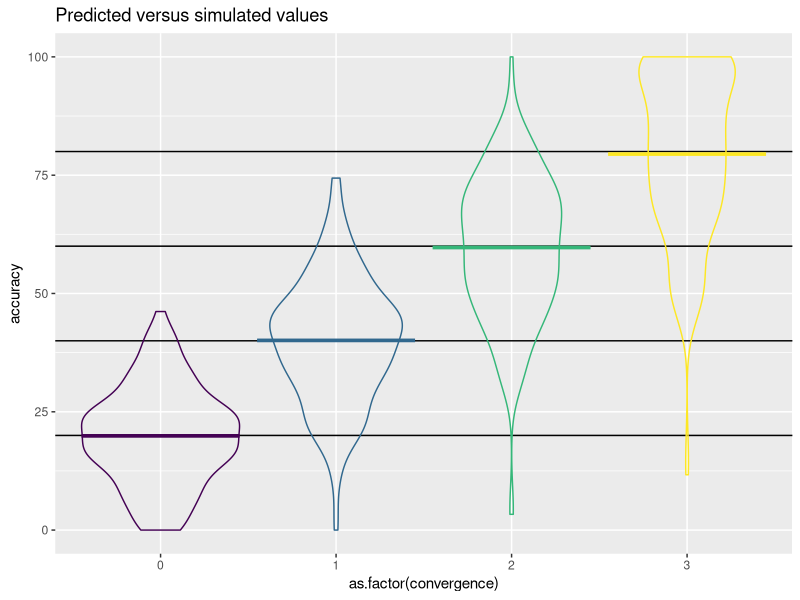
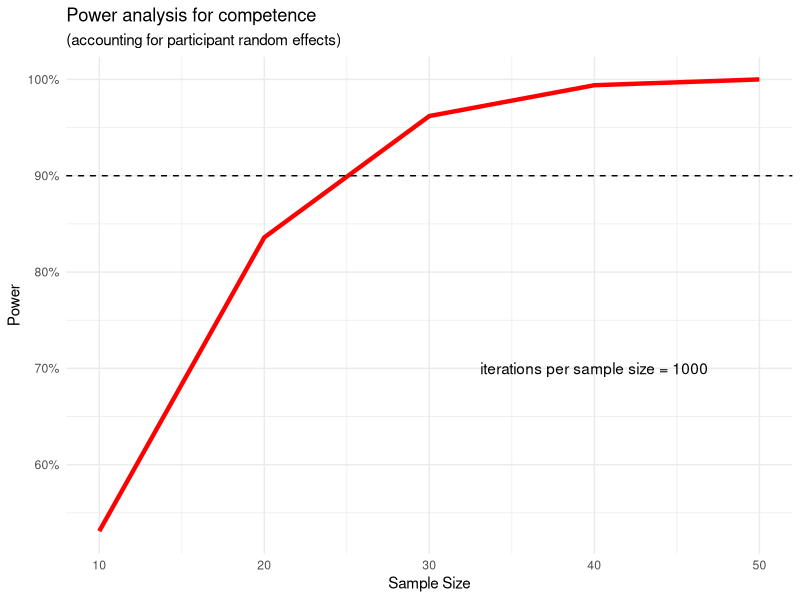
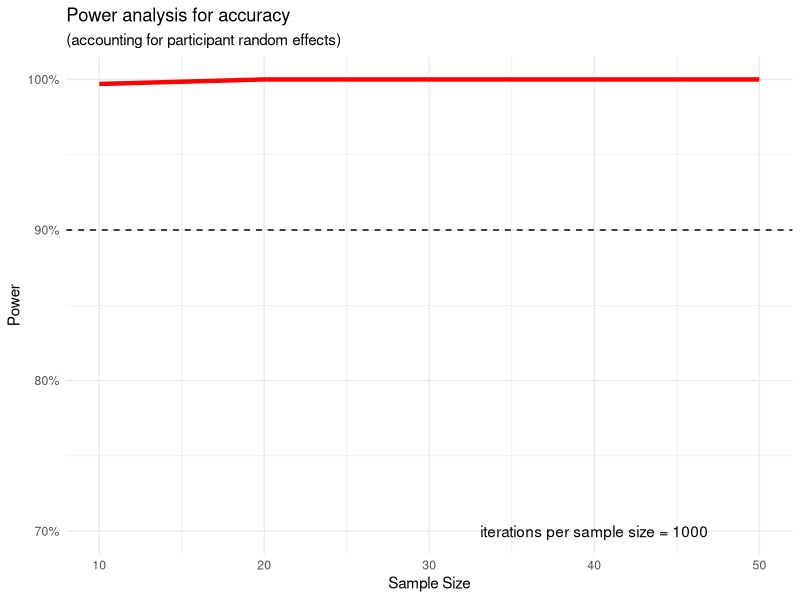

Source code (R) for these figures, in order:
## ---- chunk 1
# load required packages
library("lme4")        # model specification / estimation
library("lmerTest")    # get p-values for mixed models
library("broom.mixed") # extracting data from model fits 
library("tidyverse")   # data wrangling and visualisation

# ensure this script returns the same results on each run
set.seed(912783)
## ---- chunk 2
# parameters for modelling accuracy 
beta_0   <- 20 # intercept
beta_c   <- 20 # effect of convergence
subj_0   <- 10 # by-subject random intercept sd
subj_c   <- 5 # by-subject random slope sd
subj_rho <- .2 # correlation between intercept and slope 
sigma    <- 5 # residual (error) sd (i.e. all varition that the model cannot account for)
## ---- chunk 3
# complete list of parameters (including some that will be introduced later)
parameters <- list(
  # outcome variable
  outcome = "accuracy", # takes names as input, e.g. "accuracy"
  # parameters for size of data frame
  n_subj = 10,              # n participants
  levels_convergence = 0:3,  # levels of convergence
  n_stimuli_per_level = 2, # n stimuli per participant
  # parameters for modelling outcome variable
  beta_0 = 40,   # intercept
  beta_c = 10,   # effect of convergence
  subj_0 = 10,   # by-subject random intercept sd
  subj_c = 5,   # by-subject random slope sd
  subj_rho = 0.5, # correlation between intercept and slope 
  sigma = 10     # residual (error) sd (i.e. all varition that the model cannot account for)
)
## ---- chunk 4
# set stimuli
levels_convergence <- c(0:3) 
n_stimuli_per_level  <-  2 
## ---- chunk 5
# create stimuli per participant data
stimuli <- data.frame(
  convergence = rep(levels_convergence, each = n_stimuli_per_level)
  )
## ---- chunk 6
# set number of subjects and items
n_subj <- 100 # number of subjects we arbitrarily set for this example
## ---- chunk 7
# calculate random intercept / random slope covariance
covar <- subj_rho * subj_0 * subj_c

# put values into variance-covariance matrix
cov_mx  <- matrix(
  c(subj_0^2, covar,
    covar,   subj_c^2),
  nrow = 2, byrow = TRUE)

# generate the by-subject random effects
subject_rfx <- MASS::mvrnorm(n = n_subj,
                             mu = c(SU_0 = 0, SU_c = 0),
                             Sigma = cov_mx)

# make data 
subjects <- data.frame(
  # add a subject id
  id = seq_len(n_subj),
  # add by participant pair of random effects
  subject_rfx
  )
## ---- chunk 8
data.frame(
  parameter = c("subj_0", "subj_c", "subj_rho"),
  value = c(subj_0, subj_c, subj_rho),
  simulated = c(sd(subjects$SU_0), sd(subjects$SU_c), 
                cor(subjects$SU_0, subjects$SU_c)
                )
)
## ---- chunk 9
# cross subject and item IDs
trials <- expand_grid(subjects, stimuli)  %>%
  # add an error term
  # nrow(.) is the number of trials/observations, i.e. rows in the data frame
  mutate(e_ss = rnorm(nrow(.), mean = 0, sd = sigma))
## ---- chunk 10
dat_sim <- trials %>%
  mutate(accuracy = beta_0 + SU_0 + (beta_c + SU_c)*convergence + e_ss,
         # truncate accuracy values so that they lie between 0 and 100 only
         accuracy = case_when(accuracy < 0 ~ 0, 
                              accuracy > 100 ~ 100,
                              TRUE ~ accuracy)) %>% 
  # retain only variables of interest
  select(id, convergence, accuracy)
## ---- chunk 11
ggplot(dat_sim, aes(x = as.factor(convergence), y = accuracy, 
                    color = as.factor(convergence))) +
  # predicted means
  geom_hline(yintercept = beta_0) +
  geom_hline(yintercept = (beta_0 + beta_c)) +
  geom_hline(yintercept = (beta_0 + 2*beta_c)) +
  geom_hline(yintercept = (beta_0 + 3*beta_c)) +
  # actual data
  geom_violin(alpha = 0, show.legend = FALSE) +
  stat_summary(fun = mean, geom="crossbar", show.legend = FALSE) +
  scale_color_viridis_d() +
  ggtitle("Predicted versus simulated values")
## ---- chunk 12
# set up data generating function
draw_single_sample <- function(
  # outcome variable
  outcome, # takes names as input, e.g. "accuracy"
  # parameters for size of data frame
  n_subj,              # n participants
  levels_convergence,  # levels of convergence
  n_stimuli_per_level, # n stimuli per participant
  # parameters for modelling outcome variable
  beta_0,   # intercept
  beta_c,   # effect of convergence
  subj_0,   # by-subject random intercept sd
  subj_c,   # by-subject random slope sd
  subj_rho, # correlation between intercept and slope 
  sigma     # residual (error) sd (i.e. all variation that the model cannot account for)
) {
  
  # 1. create stimuli per subject data
  stimuli <- data.frame(
    convergence = rep(levels_convergence, each = n_stimuli_per_level)
  )
  
  # 2. create subject data
  
  # calculate random intercept / random slope covariance
  covar <- subj_rho * subj_0 * subj_c
  
  # put values into variance-covariance matrix
  cov_mx  <- matrix(
    c(subj_0^2, covar,
      covar,   subj_c^2),
    nrow = 2, byrow = TRUE)
  
  # generate the by-subject random effects
  subject_rfx <- MASS::mvrnorm(n = n_subj,
                               mu = c(SU_0 = 0, SU_c = 0),
                               Sigma = cov_mx)
  
  # make data 
  subjects <- data.frame(
    # add a subject id
    id = seq_len(n_subj),
    # add by participant pair of random effects
    subject_rfx
  )
  
  # 3. create trials data (subjects x stimuli) & simulate outcome variables
  
  ## cross subject and item IDs
  sample <- expand_grid(subjects, stimuli)  %>%
    # add an error term
    # nrow(.) is the number of trials/observations, i.e. rows in the data frame
    mutate(e_ss = rnorm(nrow(.), mean = 0, sd = sigma)) %>%
    # simulate outcome variable
    mutate(outcome = beta_0 + SU_0 + (beta_c + SU_c)*convergence + e_ss, 
           outcome_variable = {{outcome}}) %>% 
    # retain only variables of interest
    select(id, convergence, outcome, outcome_variable)
  
  # Truncate results so that we only get values on the correct scale
  if (outcome == "accuracy") {

    sample <- sample %>% mutate(
      # truncate accuracy values so that they lie between 0 and 100 only
      outcome = case_when(outcome < 0 ~ 0,
                           outcome > 100 ~ 100,
                           TRUE ~ outcome)
      )
  }

  if (outcome == "competence") {

    # sample[, outcome] <- ifelse(sample$outcome < 0, 0,
    #                             ifelse(sample$outcome > 100, 100,
    #                                    sample$outcome))

    sample <- sample %>% mutate(
      # truncate accuracy values so that they lie between 0 and 100 only
      outcome = case_when(outcome < 1 ~ 1,
                           outcome > 7 ~ 7,
                           TRUE ~ outcome)
      )
  }
  
  return(sample)
}

# # You can test the function using the commented code below 
# # (un-comment by highlighting, then command+shit+c)
# test <- do.call(draw_single_sample, parameters)
## ---- chunk 13
mod_sim <- lmer(accuracy ~ convergence + (1 + convergence | id), 
                dat_sim)
summary(mod_sim)
## ---- chunk 14
# get a tidy table of results
model_estimates <- broom.mixed::tidy(mod_sim) %>% 
  mutate_if(is.numeric, round, 3) %>%
  mutate(
    parameter = c("beta_0", "beta_c", "subj_0", "subj_rho", "subj_c", "sigma"),
    value = c(beta_0, beta_c, subj_0, subj_rho, subj_c, sigma),
  ) %>%
  select(effect:term, parameter, value, estimate:p.value)

model_estimates %>% knitr::kable()
## ---- chunk 15
# set alpha
alpha <- 0.05

# check significance and store result
significance <- model_estimates %>% 
  filter(term == "convergence") %>% 
  select(p.value) %>% 
  mutate(significant = ifelse(p.value < alpha, TRUE, FALSE))

significance
## ---- chunk 16
# set up model estimation function
estimate_model <- function(alpha = 0.05, ...) {
  
  # Alpha is the probability we accept of rejecting the null hypothesis
  # when in fact it is true. The smaller alpha, the less likely the
  # results are to have occurred by "accident" (i.e. sampling variation).
  
  # ... is a shortcut that forwards any additional arguments to draw_single_sample()
  
  # draw a sample
  sample <- draw_single_sample(...)
  
  # estimate model for the drawn sample
  model_estimates <- lmer(outcome ~ convergence + (1 + convergence | id),
                         sample) %>% 
    # put into tidy output
    broom.mixed::tidy()
  
  # check significance and store the result
significance <- model_estimates %>% 
  filter(term == "convergence")  %>% 
  mutate(significant = ifelse(p.value < alpha, TRUE, FALSE))

  # return the p_value (as tibble)
  return(significance)
}

# # You can test the function using the commented code below 
# # (un-comment by highlighting, then command+shit+c)
# test <- do.call(estimate_model, parameters)

## ---- chunk 17
# define how many samples to generate
iterations <- 5

# we run the estimate_model() function as often as specified by `iterations` and store the data
power_data <- purrr::map_df(1:iterations, 
                              # We use do.call here since we stored the
                              # parameters in an external list. We could
                              # also define them directly in 
                              # estimate_model().
                              ~do.call(estimate_model, parameters))

# we calculate the share of significant estimates
power <- mean(power_data$significant)
power
## ---- chunk 18
calculate_power <- function(iterations, ...) {
  
  # create data frame with model results for generated samples
  power_data <- 1:iterations %>% 
    purrr::map_df(function(x){
      # this is essentially a for loop - do the following for each 
      # element in 1:iterations
      
      results <- estimate_model(...)
      
      # To keep track of progress
      if (x %% 50 == 0) {print(paste("iteration number ", x))}
      
      return(results)
      
    })
  # calculate the share of significant estimates
  power <- mean(power_data$significant)
  
  return(power)
}
# # You can test the function using the commented code below 
# # (un-comment by highlighting, then command+shit+c)
# test <- do.call(calculate_power, c(parameters, list(iterations = 500)))
## ---- chunk 19
power_threshold <- 0.9
## ---- chunk 20
# calcluate power for different sample sizes

# make a data frame with sample sizes
power_by_sample_size <- tibble(n_subj = seq(from = 10, to = 20, by = 10))

# Remove "n_subj" parameter from our initial parameter list since we want to replace it 
# with the respective sample sizes every time.
parameters[["n_subj"]] <- NULL

# do the `calculate_power()` function for each sample size and store the results
# in a new variable called `power`
power_by_sample_size$power <- map_dbl(power_by_sample_size$n_subj, 
                                      ~do.call(calculate_power, 
                                               c(parameters,
                                                 # sets the n_subj value according
                                                 # to the respective value in
                                                 # `power_by_sample_size`
                                                 list(n_subj = .x, 
                                                      iterations = 100))))

## ---- chunk 21
power_by_sample_size
## ---- chunk 22
file_name <- "power_simulation.csv" # change for new analyses / or delete file to re-use same name

power_by_sample_size <- function(file_name, sample_sizes, iterations, outcome, ...) {
  
  # only run analysis if a file with that name does not yet exists
  if (!file.exists(paste0("data/", file_name))) {
    
    # make a data frame with sample sizes
    data <- tibble(n = sample_sizes, 
                   # add identifier variable for number of iterations
                   iterations = iterations, 
                   # add identifier variable for outcome
                   outcome = outcome
                   )
    
    # do the `calculate_power()` function for each sample size and store the results
    # in a new variable called `power`
    data$power <- purrr::map_dbl(data$n, 
                                 function(n){
                                   # this is essentially a for loop - 
                                   # do the following for each 
                                   # element data$n_subj
                                   
                                   # To keep track of progress
                                   print(paste("tested sample size = ", n))
                                   
                                   # run power calculation
                                   result <- calculate_power(n_subj = n, 
                                                             iterations = iterations, 
                                                             outcome = outcome, ...)
                                   
                                   return(result)
                                   
                                 })
    
    write_csv(data, paste0("data/", file_name))
  }
}

# # You can test the function using the commented code below
# # (un-comment by highlighting, then command+shit+c)
# test <- do.call(power_by_sample_size,
#                 c(parameters,
#                   list(file_name = file_name, sample_sizes = c(5, 10),
#                        iterations = 100)
#                   )
#                 )
## ---- chunk 23
# list of parameters for accuracy
parameters_accuracy <- list(
  # outcome variable
  outcome = "accuracy", # takes names as input, e.g. "accuracy"
  # parameters for size of data frame
  sample_sizes  =  seq(from = 10, to = 50, by = 10), # different n's to simulate power for 
  levels_convergence = 0:3,  # levels of convergence
  n_stimuli_per_level = 2, # n stimuli per participant
  # parameters for modelling outcome variable
  beta_0 = 40,   # intercept
  beta_c = 10,   # effect of convergence
  subj_0 = 10,   # by-subject random intercept sd
  subj_c = 5,   # by-subject random slope sd
  subj_rho = -0.5, # correlation between intercept and slope 
  sigma = 10,     # residual (error) sd (i.e. all varition that the model cannot account for)
  # number of iterations (per sample size)
  iterations = 1000
)
## ---- chunk 24
# list of parameters for competence
parameters_competence <- list(
  # outcome variable
  outcome = "competence", # takes names as input, e.g. "accuracy"
  # parameters for size of data frame
  sample_sizes  =  seq(from = 10, to = 50, by = 10), # different n's to simulate power for 
  levels_convergence = 0:3,  # levels of convergence
  n_stimuli_per_level = 2, # n stimuli per participant
  # parameters for modelling outcome variable
  beta_0 = 3.5,   # intercept
  beta_c = 0.5,   # effect of convergence
  subj_0 = 1,   # by-subject random intercept sd
  subj_c = 0.25,   # by-subject random slope sd
  subj_rho = -0.5, # correlation between intercept and slope 
  sigma = 2,     # residual (error) sd (i.e. all varition that the model cannot account for)
  # number of iterations (per sample size)
  iterations = 1000
)
## ---- chunk 25
do.call(power_by_sample_size, c(parameters_accuracy, 
                                        list(file_name = "power_accuracy.csv")
                                        )
                )

power_accuracy <- read_csv("data/power_accuracy.csv")
## ---- chunk 26
do.call(power_by_sample_size, c(parameters_competence, 
                                        list(file_name = "power_competence.csv")
                                        )
                )

power_competence <- read_csv("data/power_competence.csv")
## ---- chunk 27
# plot results
plot_power <- function(data) {
  ggplot(data, 
       aes(x = n, y = power)) +
  geom_line(color = 'red', size = 1.5) + 
  # add a horizontal line at 90%, our power_threshold
  geom_hline(aes(yintercept = .9), linetype = 'dashed') + 
  # display iterations
  annotate("text", x = 40, y = 0.7, label = paste("iterations per sample size =", max(data$iterations)))+
  # Prettify!
  theme_minimal() + 
  scale_y_continuous(labels = scales::percent) + 
  labs(x = 'Sample Size', y = 'Power', 
       title = paste0("Power analysis for ", unique(data$outcome)),
       subtitle = "(accounting for participant random effects)")
}
## ---- chunk 28
competence_plot <- plot_power(power_competence)
competence_plot
## ---- chunk 29
accuracy_plot <- plot_power(power_accuracy)
accuracy_plot
